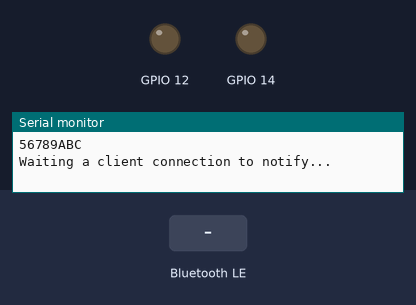
This sketch was run on a simulated ESP32. On the bench: output pins drawn as LEDs (lit = HIGH), the last lines printed to the serial monitor. The inputs (shaded band) are chosen by the test bench. Nothing arrives over Bluetooth unless stated; a phone connects over Bluetooth LE 3 s after start.

Above: at 1.2 s.
1.3 s: Bluetooth LE write "light1on" received
At 1.8 s:
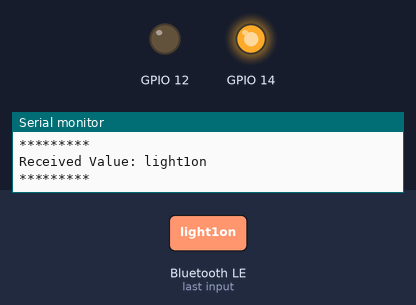
2.8 s: Bluetooth LE write "light2on" received
At 4.0 s:
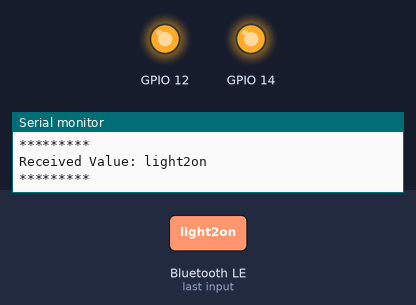
4.3 s: Bluetooth LE write "light1off" received
At 5.3 s:
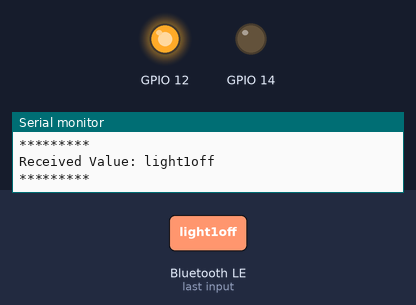
5.8 s: Bluetooth LE write "light2off" received
At 6.4 s:
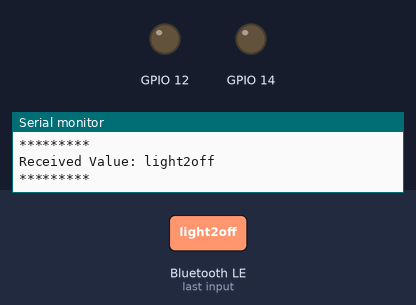
Timing chart, 0 to 8.3 s (numbered marks = the images above; inputs shaded):
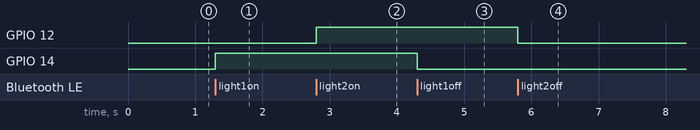

Measured:
- after the input at 1.3 s, GPIO 14: LOW → HIGH at once
- after the input at 2.8 s, GPIO 12: LOW → HIGH at once
- after the input at 4.3 s, GPIO 14: HIGH → LOW at once
- after the input at 5.8 s, GPIO 12: HIGH → LOW at once

The sketch:

BLE_uart.ino
```cpp
/*
    Video: https://www.youtube.com/watch?v=oCMOYS71NIU
    Based on Neil Kolban example for IDF: https://github.com/nkolban/esp32-snippets/blob/master/cpp_utils/tests/BLE%20Tests/SampleNotify.cpp
    Ported to Arduino ESP32 by Evandro Copercini

   Create a BLE server that, once we receive a connection, will send periodic notifications.
   The service advertises itself as: 6E400001-B5A3-F393-E0A9-E50E24DCCA9E
   Has a characteristic of: 6E400002-B5A3-F393-E0A9-E50E24DCCA9E - used for receiving data with "WRITE"
   Has a characteristic of: 6E400003-B5A3-F393-E0A9-E50E24DCCA9E - used to send data with  "NOTIFY"

   The design of creating the BLE server is:
   1. Create a BLE Server
   2. Create a BLE Service
   3. Create a BLE Characteristic on the Service
   4. Create a BLE Descriptor on the characteristic
   5. Start the service.
   6. Start advertising.

   In this example rxValue is the data received (only accessible inside that function).
   And txValue is the data to be sent, in this example just a byte incremented every second.
*/
#include <BLEDevice.h>
#include <BLEServer.h>
#include <BLEUtils.h>
#include <BLE2902.h>

BLEServer *pServer = NULL;
BLECharacteristic * pTxCharacteristic;
bool deviceConnected = false;
bool oldDeviceConnected = false;
uint8_t txValue = 0;


//String chipId;
// See the following for generating UUIDs:
// https://www.uuidgenerator.net/

#define SERVICE_UUID           "6E400001-B5A3-F393-E0A9-E50E24DCCA9E" // UART service UUID
#define CHARACTERISTIC_UUID_RX "6E400002-B5A3-F393-E0A9-E50E24DCCA9E"
#define CHARACTERISTIC_UUID_TX "6E400003-B5A3-F393-E0A9-E50E24DCCA9E"


class MyServerCallbacks: public BLEServerCallbacks {
    void onConnect(BLEServer* pServer) {
      deviceConnected = true;
    };

    void onDisconnect(BLEServer* pServer) {
      deviceConnected = false;
    }
};
String resStr;
String chipId;
class MyCallbacks: public BLECharacteristicCallbacks {
    void onWrite(BLECharacteristic *pCharacteristic) {
      std::string rxValue = pCharacteristic->getValue();

      if (rxValue.length() > 0) {
        Serial.println("*********");
        Serial.print("Received Value: ");
        for (int i = 0; i < rxValue.length(); i++){
          Serial.print(rxValue[i]);
          resStr += rxValue[i];
        }
        Serial.println();
        Serial.println("*********");
        if(resStr == "getid"){
          pTxCharacteristic->setValue(chipId.c_str());
          pTxCharacteristic->notify();
        }else if(resStr == "light1on"){
          digitalWrite(14, 1);
        }else if(resStr == "light1off"){
          digitalWrite(14, 0);
        }else if(resStr == "light2on"){
          digitalWrite(12, 1);
        }else if(resStr == "light2off"){
          digitalWrite(12, 0);
        }
        resStr = "";
      }
    }
};


void setup() {
  Serial.begin(115200);
  pinMode(14, OUTPUT);
  pinMode(12, OUTPUT);
  digitalWrite(14, 0);
  digitalWrite(12, 0);
  chipId = String((uint32_t)ESP.getEfuseMac(), HEX);
  chipId.toUpperCase();
//  chipid =ESP.getEfuseMac();
//  Serial.printf("Chip id: %s\n", chipid.c_str());
  Serial.println(chipId);
  // Create the BLE Device
  BLEDevice::init("UART Service");

  // Create the BLE Server
  pServer = BLEDevice::createServer();
  pServer->setCallbacks(new MyServerCallbacks());

  // Create the BLE Service
  BLEService *pService = pServer->createService(SERVICE_UUID);

  // Create a BLE Characteristic
  pTxCharacteristic = pService->createCharacteristic(
                        CHARACTERISTIC_UUID_TX,
                        BLECharacteristic::PROPERTY_NOTIFY
                      );

  pTxCharacteristic->addDescriptor(new BLE2902());

  BLECharacteristic * pRxCharacteristic = pService->createCharacteristic(
      CHARACTERISTIC_UUID_RX,
      BLECharacteristic::PROPERTY_WRITE
                                          );

  pRxCharacteristic->setCallbacks(new MyCallbacks());

  // Start the service
  pService->start();

  // Start advertising
  pServer->getAdvertising()->start();
  Serial.println("Waiting a client connection to notify...");
}
String readString;
void loop() {

  if (deviceConnected) {
    //        pTxCharacteristic->setValue(&txValue, 1);
    //        pTxCharacteristic->notify();
    //        txValue++;
    //    delay(10); // bluetooth stack will go into congestion, if too many packets are sent
  }
  while (Serial.available() > 0) {
    if (deviceConnected) {
      delay(3);
      readString += Serial.read();
      pTxCharacteristic->setValue(chipId.c_str());
//      pTxCharacteristic->setValue((uint32_t)ESP.getEfuseMac());
      pTxCharacteristic->notify();
      Serial.println(chipId);

    }
  }
  // disconnecting
  if (!deviceConnected && oldDeviceConnected) {
    delay(500); // give the bluetooth stack the chance to get things ready
    pServer->startAdvertising(); // restart advertising
    Serial.println("start advertising");
    oldDeviceConnected = deviceConnected;
  }
  // connecting
  if (deviceConnected && !oldDeviceConnected) {
    // do stuff here on connecting
    oldDeviceConnected = deviceConnected;
  }
}
```
